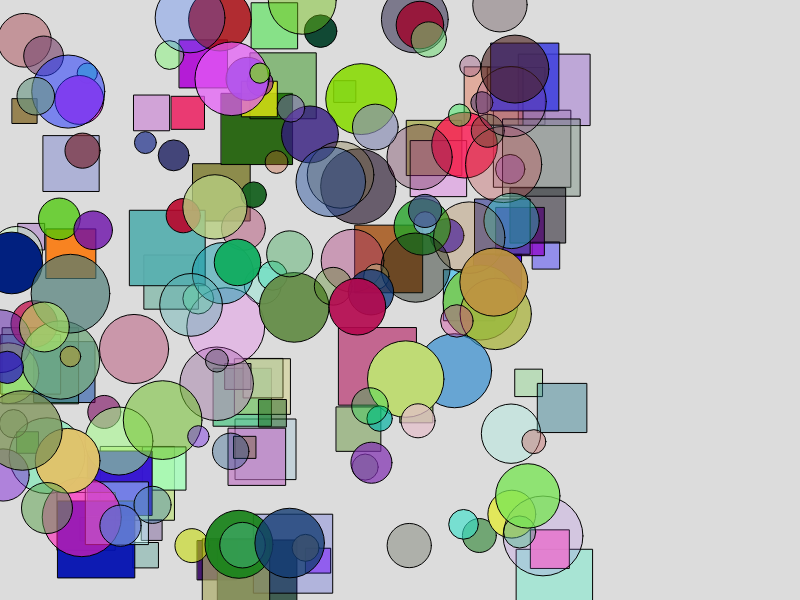
Frame 1 (no input)
Frame 60 (no input): identical to frame 1, image omitted
Frame 120 (the mouse pressed at the canvas centre since frame 60): identical to frame 1, image omitted

The p5.js sketch that drew this single still picture (run headless with seeded random() and noise() and a simulated clock; from frame 60 on, the mouse is pressed at the canvas centre):

// p5.js sketch
// ── sketch.js
let cubes = [];
let cubeamount = 0
let circles = [];
let circleamount = 0
console.log(circles);
console.log(cubes);

function setup() {
  createCanvas(800, 600);
 circleamount =random(40,150);
 cubeamount = random(40,150);
  for (let x = 0; x < cubeamount; x++) {
    let c = color(random(0, 256), random(0, 256), random(0, 256), random(50, 256));
    cubes.push([random(0, 550), random(0, 550), random(20, 80), c]);
  }
  for (let x = 0; x < circleamount; x++) {
    let c = color(random(0, 256), random(0, 256), random(0, 256), random(50, 256));
    circles.push([random(0, 550), random(0, 550), random(20, 80), c]);
  }
 
   console.log(circleamount)
   console.log(cubeamount)
  
}

function draw() {
  background(220);
  for (let x = 0; x < cubes.length; x++) {
    fill(cubes[x][3]);
    rect(cubes[x][0], cubes[x][1], cubes[x][2], cubes[x][2]);
  }
  for (let x = 0; x < circles.length; x++) {
    fill(circles[x][3]);
    circle(circles[x][0], circles[x][1], circles[x][2]);

  }



}
